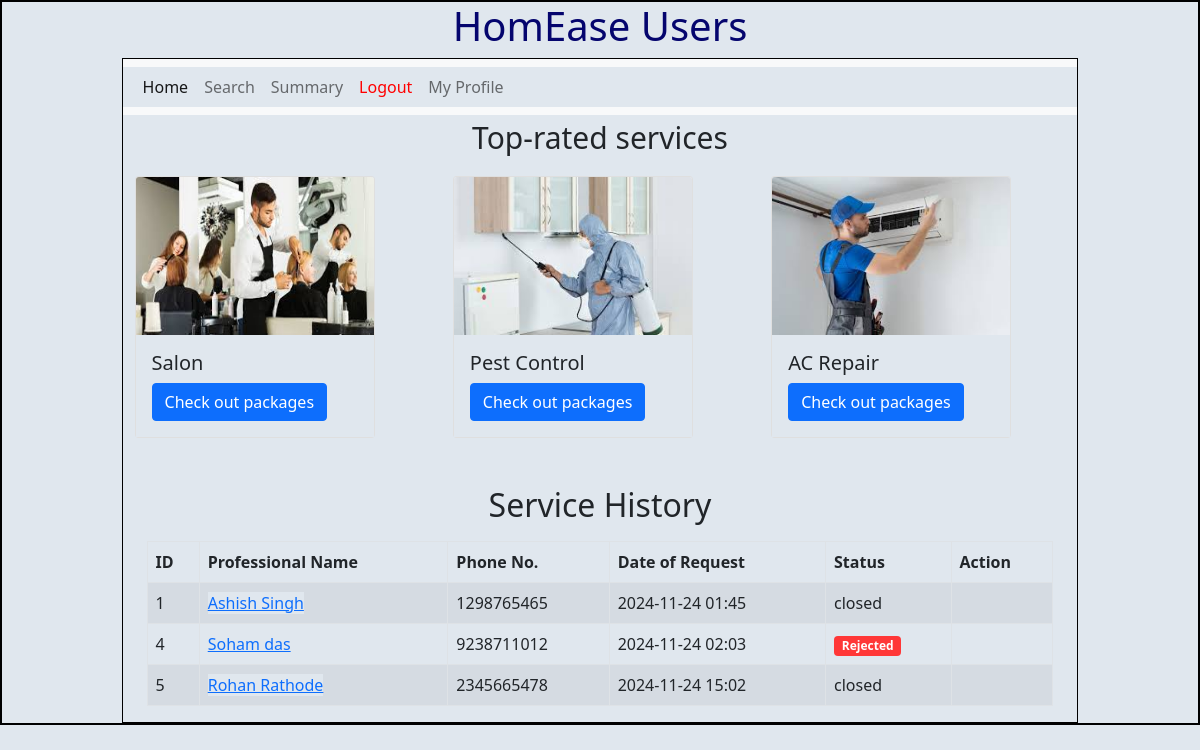
The page /user (signed in) on the database its author committed.
### backend/models.py (models this page shows)
class User_Service_History(db.Model):
    id = db.Column(db.Integer, primary_key=True)
    user_id = db.Column(db.Integer, db.ForeignKey('user_info.id'))
    service_req_id = db.Column(db.Integer, db.ForeignKey('service_req.id'))
    user = db.relationship('User_Info', backref=db.backref('user_service_history', lazy=True))
    service_req = db.relationship('Service_req', backref=db.backref('user_service_history', lazy=True))

class Service_req(db.Model):
    __tablename__="service_req"
    id=db.Column(db.Integer,primary_key=True)
    service_id=db.Column(db.Integer, db.ForeignKey("service.id"),nullable=False)
    cust_id=db.Column(db.Integer, db.ForeignKey("user_info.id"),nullable=False)
    prof_id=db.Column(db.Integer, db.ForeignKey("prof_info.id"),nullable=False)
    date_of_req=db.Column(db.DateTime,nullable=False)
    date_of_comp=db.Column(db.DateTime,nullable=True)
    status=db.Column(db.String, nullable=False, default="Pending")
    remarks = db.Column(db.String, nullable=True)
    rating = db.Column(db.Integer, nullable=True)
    service = db.relationship("Service", backref="service_req")
    customer = db.relationship("User_Info", backref="service_req")
    professional = db.relationship("Prof_Info", backref="service_req")

class Prof_Info(db.Model):
    __tablename__="prof_info"
    id=db.Column(db.Integer,primary_key=True)
    email=db.Column(db.String,unique=True,nullable=False)
    password=db.Column(db.String,nullable=False)
    role=db.Column(db.Integer,default=2)
    full_name=db.Column(db.String,nullable=False)
    service_name=db.Column(db.Integer, db.ForeignKey("service.id"), nullable=False)
    experience=db.Column(db.Integer,nullable=False)
    location=db.Column(db.String,nullable=False)
    pin_code=db.Column(db.Integer,nullable=False)
    prof_status=db.Column(db.String,default='requested')#requested,approved,rejected,blocked
    service=db.relationship("Service",back_populates="professionals")
    phone=db.Column(db.Integer,nullable=False, unique=True)

### backend/controllers.py (the view)
@app.route("/user")
def user_dashboard():
    user_id = session["user_id"]
    user_info = User_Info.query.get(user_id)
    user_service_history = db.session.query(User_Service_History, Service_req, Service).outerjoin(
        Service_req, User_Service_History.service_req_id == Service_req.id
    ).outerjoin(
        Service, Service_req.service_id == Service.id
    ).filter(
        User_Service_History.user_id == user_id
    ).all()
    upcoming_services = Service_req.query.filter_by(cust_id=user_id, status='pending').all()
    service_requests = Service_req.query.filter_by(cust_id=user_id).all()
    services = Service.query.all()  # Get all services
    return render_template(
        "user_dash.html",
        user_service_history=user_service_history,
        upcoming_services=upcoming_services,
        service_requests=service_requests,
        services=services,
        user_info=user_info,
    )

### templates/user_dash.html (shortened to what this page needs)
{% extends "user_layout.html" %}
{% block content %}
<html>
    <p class="trs" style="text-align: center; font-size: 30px;">Top-rated services</p>
    <div class="container">
        <div class="row">
            <div class="col">
                <div class="card" style="width: 15rem;">
                    <img src="/static/images/salon.jpeg" class="card-img-top" alt="salon" height="158px">
                    <div class="card-body">
                        <h5 class="card-title">Salon</h5>
                        <a href="{{ url_for('list_professionals', name='Salon') }}" class="btn btn-primary">Check out packages</a>
                    </div>
                </div>
            </div>
            <div class="col">
                <div class="card" style="width: 15rem;">
                    <img src="/static/images/pest.jpeg" class="card-img-top" alt="pest" height="158px">
                    <div class="card-body">
                        <h5 class="card-title">Pest Control</h5>
                        <a href="{{ url_for('list_professionals', name='Pest Control') }}" class="btn btn-primary">Check out packages</a>
                    </div>
                </div>
            </div>
            <div class="col">
                <div class="card" style="width: 15rem;">
                    <img src="/static/images/acr.jpeg" class="card-img-top" alt="acrepair">
                    <div class="card-body">
                        <h5 class="card-title">AC Repair</h5>
                        <a href="{{ url_for('list_professionals', name='AC Repair') }}" class="btn btn-primary">Check out packages</a>
                    </div>
                </div>
            </div>
        </div>
        <div class="container mt-5">
            <h2 style="text-align: center;">Service History</h2>
            <table class="table table-bordered table-striped mt-3">
                <thead>
                    <tr>
                        <th>ID</th>
                        <th>Professional Name</th>
                        <th>Phone No.</th>
                        <th>Date of Request</th>
                        <th>Status</th>
                        <th>Action</th>
                    </tr>
                </thead>
                <tbody>
                    {% for history, service_req, service in user_service_history %}
                    <tr>
                        <td>{{ service_req.id }}</td>
                        <td><a href="/professional_profile/{{ service_req.professional.id }}">{{ service_req.professional.full_name }}</a></td>
                        <td>{{ service_req.professional.phone }}</td>
                        <td>{{ service_req.date_of_req.strftime('%Y-%m-%d %H:%M') }}</td>
                        <td>
                            {% if service_req.status == 'pending' %}
                        <span class="badge badge-orange" style="background-color: #FFA07A; color: #fff;">Pending</span>
                        {% elif service_req.status == 'accepted' %}
                        <span class="badge badge-green" style="background-color: #34C759; color: #fff;">Accepted</span>
                        {% elif service_req.status == 'rejected' %}
                        <span class="badge badge-red" style="background-color: #FF3737; color: #fff;">Rejected</span>
                        {% else %}
                        {{ service_req.status }}
                        {% endif %}
                        </td>
                        <td>
                        </td>
                    </tr>
                    {% endfor %}
                </tbody>
            </table>
        </div>
    </div>
</html>
{% endblock %}

### static/styles/main.css (style rules this page uses)
* { margin: 0; padding: 0; background-color: rgb(224, 231, 238); }
.col { font-size: 20px; }

### rows shown on the page
User_Service_History: id "1", professional.full_name "Ashish Singh", professional.phone "1298765465", date_of_req "2024-11-24 01:45", status "closed"
User_Service_History: id "4", professional.full_name "Soham das", professional.phone "9238711012", date_of_req "2024-11-24 02:03", shows "Rejected"
User_Service_History: id "5", professional.full_name "Rohan Rathode", professional.phone "2345665478", date_of_req "2024-11-24 15:02", status "closed"
